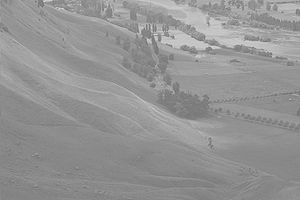
#> input picture wiki.jpg, 300 x 200 px
$ python q3.py
#> lines starting #> are read from the running program, lines starting #| are printed output that depends on the picture
import cv2
import numpy as np
import matplotlib.pyplot as plt
import timeit

# Muhammet Derviş kopuz
# 504201531

def start():
    image = cv2.imread("wiki.jpg",0)
#> image is the input picture: shape (200, 300); min 100, max 223, mean 148
    if image is None:
        print("No image available")
        return "No image available"

    starttime = timeit.default_timer()
    print("The start time is :",starttime)
    equalizer(image)
    print("The time difference is :", timeit.default_timer() - starttime)

    starttime = timeit.default_timer()
    print("The start time is :",starttime)
    cv2_equalizer(image)
    print("The time difference is :", timeit.default_timer() - starttime)

def equalizer(image):
    #show normal image
    show_image(image, "Original image")
    #plot hist original
    cum_sum = plot_hist(image, "Original image")
#> in plot_hist, `histogram, bin_edges = np.histogram(flat_image, 256, range)`: histogram = 256 values, max 2580 at index 138, min 0 at index 0, mean 234.4; bin_edges = 257 values from 0 to 255
#> in plot_hist, `cum_sum = histogram.cumsum()`: cum_sum = 256 values from 0 to 60000
#> in plot_hist, `cum_sum_normal = cum_sum * histogram.max() / cum_sum.max()`: cum_sum_normal = 256 values from 0 to 2580
#> in plot_hist, `plt.show()`:
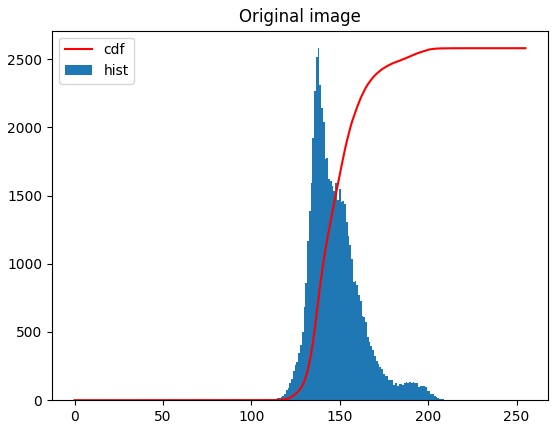
#> figure drawn by matplotlib, 1 panel; tallest bar 2580 high, from x = 137.5 to 138.5; curve peaks at x = 223, y = 2580
#> cum_sum = 256 values from 0 to 60000

    #maskes_equal method from numpy is used to, mask values which are equal to the given value, in this case 0
    masked_cum_sum = np.ma.masked_equal(cum_sum,0)
    #normalize the masked array between values 0 and 255
    masked_cum_sum = (masked_cum_sum - masked_cum_sum.min())*255/(masked_cum_sum.max()-masked_cum_sum.min())
    #fill the masked values in the array with given value
    cum_sum = np.ma.filled(masked_cum_sum,0)
#> cum_sum = 256 values from 0 to 255
    cum_sum = cum_sum.astype(np.uint8)

    #equilaze image
    equilazed_image = [cum_sum[p] for p in list(image.flatten())]
#> equilazed_image = 60000 items
    #reshape list in to image array
    eq_img_array = np.reshape(np.asarray(equilazed_image), image.shape)
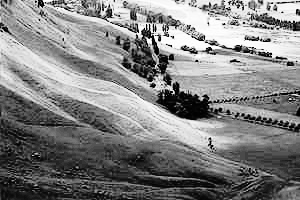
#> eq_img_array: shape (200, 300); min 0, max 255, mean 130
    plot_equ_hist(eq_img_array,"Equilazed image")

    #show equilazed image
    show_image(eq_img_array, "Equilazed image method")


def plot_equ_hist(equilazed_image, title):
    # flat the quilazed image in to !D array
#> called with title = 'Equilazed image'
    flat_equilazed = equilazed_image.flatten()
    range = [0, 255]
    # plot histogram using numpy
    histogram_equ, bin_edges_equ = np.histogram(flat_equilazed, 256, range)
#> histogram_equ = 256 values, max 2580 at index 74, min 0 at index 6, mean 234.4; bin_edges_equ = 257 values from 0 to 255
    # cummulative summation of histogram values
    cum_sum_equ = histogram_equ.cumsum()
#> cum_sum_equ = 256 values from 231 to 60000
    # normalize cummulative summation values
    cum_sum_equ_normal = cum_sum_equ * histogram_equ.max() / cum_sum_equ.max()
#> cum_sum_equ_normal = 256 values from 9.93 to 2580
    plt.plot(cum_sum_equ_normal, color='r')
    plt.title(title)
    plt.hist(flat_equilazed, 256, range)
    plt.legend(('cdf', 'hist'))
    plt.show()
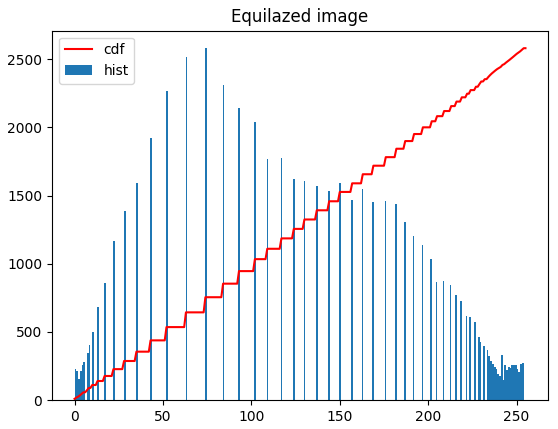
#> figure drawn by matplotlib, 1 panel; tallest bar 2580 high, from x = 73.71 to 74.71; curve peaks at x = 255, y = 2580

def show_image(image, title):
    plt.imshow(image, "gray", aspect='auto')
    plt.title(title)
    plt.show()

def plot_hist(image,title):
    range = [0, 255]
    #flat the array in to 1 dimension
    flat_image = image.flatten()
    #use np.shitogram method to draw the histogram of the picture, in the range of 0 and 256
    histogram, bin_edges = np.histogram(flat_image, 256, range)
    #cummulative summation of the histogram values using numpy
    cum_sum = histogram.cumsum()
    #normalize cummulative sum values
    cum_sum_normal = cum_sum * histogram.max() / cum_sum.max()
    #plot cdf
    plt.hist(flat_image, 256, range)
    plt.title(title)
    plt.plot(cum_sum_normal, color='r')
    plt.legend(('cdf','hist'))
    plt.show()
    return cum_sum


def cv2_equalizer(image):
    plot_hist(image,"Original image")
    equ = cv2.equalizeHist(image)
    plot_hist(equ,"Equilazed by cv2")
#> call 3 of plot_hist, with title = 'Equilazed by cv2'
#> in plot_hist (call 3), `histogram, bin_edges = np.histogram(flat_image, 256, range)`: histogram = 256 values, max 2580 at index 75, min 0 at index 4, mean 234.4
#> in plot_hist (call 3), `cum_sum = histogram.cumsum()`: cum_sum = 256 values from 114 to 60000
#> in plot_hist (call 3), `cum_sum_normal = cum_sum * histogram.max() / cum_sum.max()`: cum_sum_normal = 256 values from 4.9 to 2580
#> in plot_hist (call 3), `plt.show()`:
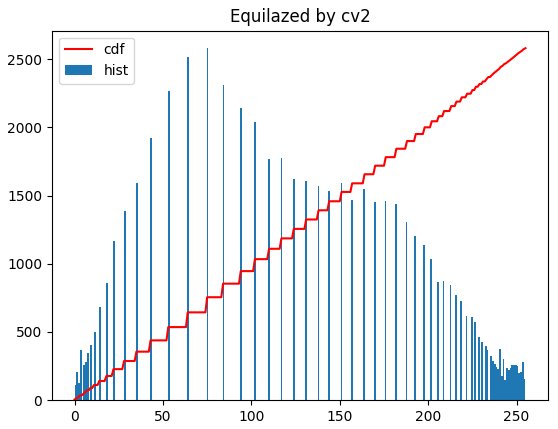
#> figure drawn by matplotlib, 1 panel; tallest bar 2580 high, from x = 74.71 to 75.7; curve peaks at x = 255, y = 2580
    show_image(equ, "Cv2 equilazer")

if __name__ == '__main__':
    start()
